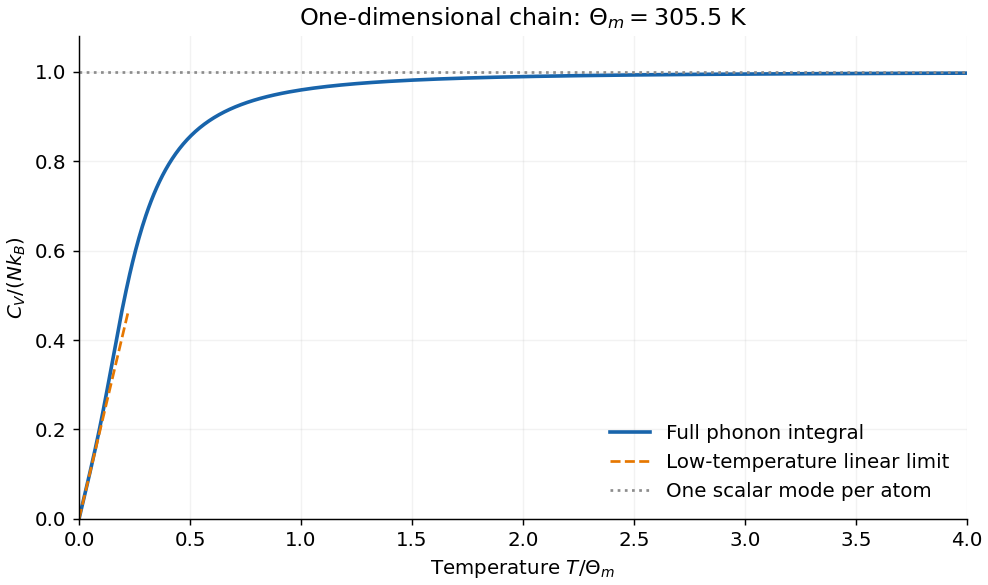

The Python source for this figure:
"""Original exam-solution figure; Python 3.14, numpy and matplotlib."""
from pathlib import Path
import numpy as np
import matplotlib
matplotlib.use('Agg')
import matplotlib.pyplot as plt
plt.rcParams.update({'font.size':11,'axes.spines.top':False,'axes.spines.right':False})

fig,ax=plt.subplots(figsize=(7.6,4.5),constrained_layout=True,facecolor='white')
nodes,weights=np.polynomial.legendre.leggauss(220);phi=(nodes+1)*np.pi/4
q=np.geomspace(.001,4,450);xx=np.sin(phi)[None,:]/q[:,None];f=xx*xx*np.exp(-xx)/(-np.expm1(-xx))**2;y=.5*(f@weights)
ax.plot(np.r_[0,q],np.r_[0,y],lw=2,color='#1864ab',label='Full phonon integral');small=np.linspace(0,.22,80);ax.plot(small,2*np.pi/3*small,ls='--',color='#e67700',label='Low-temperature linear limit');ax.axhline(1,color='.55',ls=':',label='One scalar mode per atom')
ax.set(xlabel=r'Temperature $T/\Theta_m$',ylabel=r'$C_V/(Nk_B)$',title=r'One-dimensional chain: $\Theta_m=305.5$ K',xlim=(0,4),ylim=(0,1.08));ax.legend(frameon=False,loc='lower right');ax.grid(alpha=.16)

fig.savefig(Path.cwd()/Path(__file__).with_suffix('.png').name,dpi=130,facecolor='white',transparent=False)
plt.close(fig)
